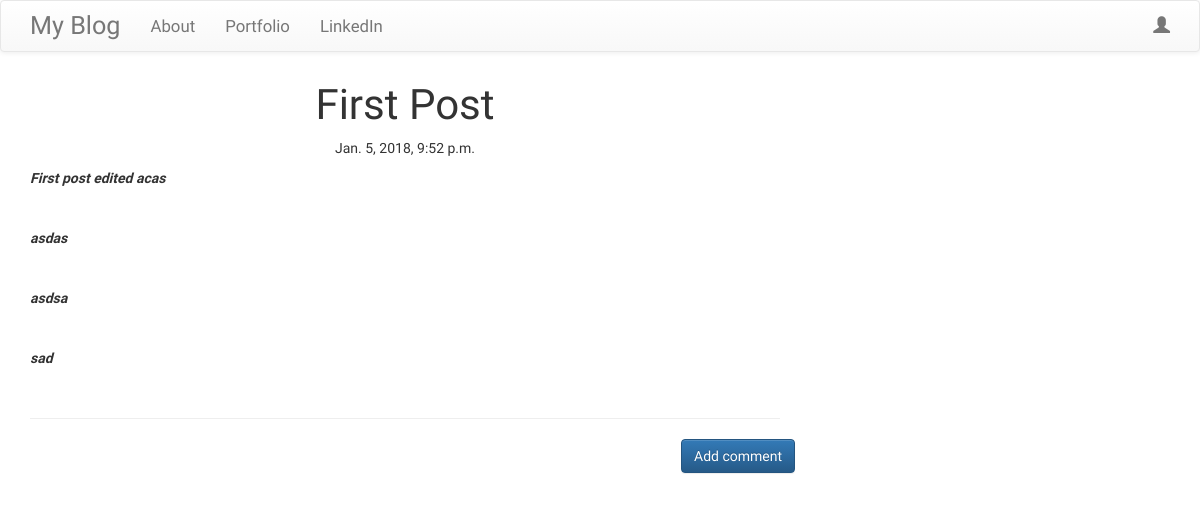
/post/1, run on the app's committed database.
### blogapp/models.py (models this page shows, shortened)
class Post(models.Model):
    author = models.ForeignKey('auth.User')
    title = models.CharField(max_length=200)
    text = models.TextField()
    created_date = models.DateTimeField(default=timezone.now)
    published_date = models.DateTimeField(blank=True,null=True)

### blogapp/views.py (the view)
# urls.py: url(r'^post/(?P<pk>\d+)$',views.PostDetailView.as_view(),name='post_detail'),
class PostDetailView(DetailView):
    model = Post

### blogapp/templates/blogapp/post_detail.html (shortened to what this page needs)
{% extends "blogapp/base.html" %}
{% block content %}
    <h1 class="posttitle loader">{{ post.title }}</h1>
    {% if post.published_date %}
        <div class="date postdate">
            {{ post.published_date }}
        </div>
    {% else %}
        <a class="btn btn-default" href="{% url 'post_publish' pk=post.pk %}">Publish</a>
    {% endif %}
    <p class="postcontent">{{ post.text|safe|linebreaksbr }}</p>
    <hr>
    <a class="btn btn-primary btn-comment" href="{% url 'add_comment_to_post' pk=post.pk %}">Add comment</a>
    <div class="container">
        {% for comment in post.comments.all %}
            <br>
                {% empty %}
                <p>No comments</p>
        {% endfor %}
    </div>
{% endblock %}

### blogapp/templates/blogapp/base.html (shortened to what this page needs)
<!DOCTYPE html>
{% load staticfiles %}
<html lang="en">
<head>
    <link rel="stylesheet" href="https://maxcdn.bootstrapcdn.com/bootstrap/3.3.7/css/bootstrap.min.css"
>
    <link rel="stylesheet" href="https://maxcdn.bootstrapcdn.com/bootstrap/3.3.7/css/bootstrap-theme.min.css"
>
    <link rel="stylesheet" href="//cdn.jsdelivr.net/npm/medium-editor@latest/dist/css/medium-editor.min.css"
          type="text/css" media="screen" charset="utf-8">
    <link rel="stylesheet" href="{% static 'css/blog.css'%}">
</head>
<body class="loader">
    <nav class="navbar navbar-default techfont custom-navbar">
        <div class="container">
            <ul class="nav navbar-nav">
                <li><a class="navbar-brand bigbrand" href="{% url 'post_list' %}">My Blog</a></li>
                <li><a href="{% url 'about' %}">About</a></li>
                <li><a href="https://raghuve3r.github.io/">Portfolio</a></li>
                <li><a href="https://www.linkedin.com/in/raghuveerkanchibail/">LinkedIn</a></li>
            </ul>
            <ul class="nav navbar-nav navbar-right">
                {% if user.is_authenticated %}
                    <li><a href="{% url 'post_new' %}">New Post</a> </li>
                    <li><a href="{% url 'post_draft_list' %}">Drafts</a> </li>
                    <li><a href="{% url 'logout' %}">Logout</a> </li>
                    <li><a>Welcome: {{ user.username }}</a></li>
                {% else %}
                    <li><a href="{% url 'login' %}"><span class="glyphicon glyphicon-user"></span></a></li>
                {% endif %}
            </ul>
        </div>
    </nav>
    <div class="content container">
        <div class="row">
            <div class="col-md-8">
                <div class="blog_posts">
                    {% block content %}
                    {% endblock %}
                </div>
            </div>
        </div>
    </div>
</body>
</html>

### blogapp/static/css/blog.css (style rules this page uses)
body { font-family: 'Concert One'; }
.techfont { font-family: 'Bungee',sans-serif; font-size: 1.2em; margin-bottom: 10px; }
.bigbrand { font-size: 1.5em; }
.postdate { text-align: center; }
.posttitle { font-family: 'Concert One',sans-serif; font-size: 3em; text-align: center; }
.postcontent { font-family: 'Concert One'; font-size: 2em; }
.btn-comment { position: absolute; right: 0px; }
.loader { filter:hue-rotate(0deg); color:linear-gradient(45deg,#0f8,#08f); animation:hue 10000ms infinite linear; }

### data on the page
Post: title "First Post", published_date "Jan. 5, 2018, 9:52 p.m.", text "First post edited acas asdas asdsa sad"
